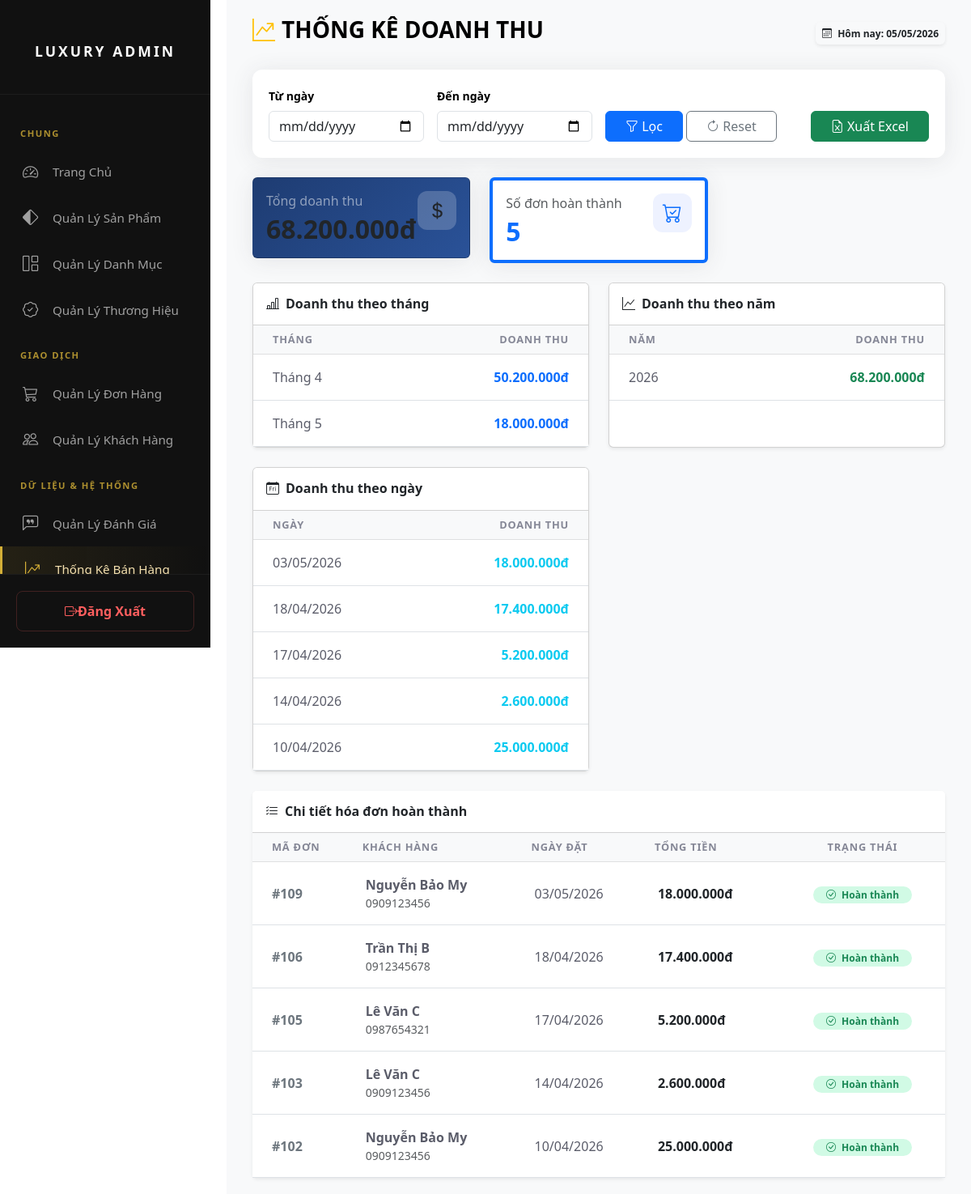
The page /admin/thong_ke_ban_hang.php on the database its author committed.
### tables this page shows
CREATE TABLE `hoadon` (
  `IdHoaDon` int(11) NOT NULL,
  `NgayLap` date NOT NULL,
  `TongTien` decimal(15,2) NOT NULL,
  `id_khachhang` int(11) NOT NULL,
  `HoTenKhachHang` varchar(50) NOT NULL,
  `Email` varchar(100) DEFAULT NULL,
  `DiaChi` varchar(100) DEFAULT NULL,
  `SoDienThoai` varchar(50) DEFAULT NULL,
  `PhuongThucThanhToan` varchar(50) DEFAULT NULL,
  `NgayDat` datetime DEFAULT NULL,
  `TrangThai` varchar(20) DEFAULT NULL
);

### admin/thong_ke_ban_hang.php (the view, shortened to what this page needs)
<?php
include('../php/config.php');
$start_date = $_GET['start_date'] ?? '';
$end_date   = $_GET['end_date'] ?? '';
$status = "Hoàn thành";
$where = "WHERE TrangThai = '$status'";
$sql_total = "SELECT SUM(TongTien) AS total FROM hoadon $where";
$result_total = mysqli_query($conn, $sql_total);
$revenue = mysqli_fetch_assoc($result_total)['total'] ?? 0;
$sql_month = "
SELECT MONTH(NgayDat) AS month, SUM(TongTien) AS revenue
FROM hoadon
WHERE YEAR(NgayDat) = YEAR(CURDATE())
AND TrangThai = '$status'
GROUP BY MONTH(NgayDat)
ORDER BY MONTH(NgayDat)
";
$result_month = mysqli_query($conn, $sql_month);
$sql_year = "
SELECT YEAR(NgayDat) AS year, SUM(TongTien) AS revenue
FROM hoadon
WHERE TrangThai = '$status'
GROUP BY YEAR(NgayDat)
ORDER BY YEAR(NgayDat)
";
$result_year = mysqli_query($conn, $sql_year);
$sql_day = "
SELECT DATE(NgayDat) AS day, SUM(TongTien) AS revenue
FROM hoadon
WHERE TrangThai = '$status'
GROUP BY DATE(NgayDat)
ORDER BY DATE(NgayDat) DESC
";
$result_day = mysqli_query($conn, $sql_day);
$sql_list = "SELECT * FROM hoadon $where ORDER BY NgayDat DESC";
$result_list = mysqli_query($conn, $sql_list);
$total_invoices = mysqli_num_rows($result_list);
?>
<!DOCTYPE html>
<html lang="vi">
<head>
    <link href="https://cdn.jsdelivr.net/npm/bootstrap@5.3.0/dist/css/bootstrap.min.css" rel="stylesheet">
    <link rel="stylesheet" href="https://cdn.jsdelivr.net/npm/bootstrap-icons@1.11.3/font/bootstrap-icons.min.css">
    <link rel="stylesheet" href="../css/thongke.css">
</head>
<body>
<?php include('header.php'); ?>
<div class="main-content">
    <div class="container-fluid">
        <div class="d-flex justify-content-between align-items-center mb-4">
            <h3 class="fw-bold text-uppercase">
                <i class="bi bi-graph-up-arrow me-2 text-warning"></i>Thống kê doanh thu
            </h3>
            <span class="badge bg-light text-dark shadow-sm p-2">
                <i class="bi bi-calendar3 me-1"></i> Hôm nay: <?php echo date('d/m/Y'); ?>
            </span>
        </div>
        <div class="filter-wrapper mb-4">
            <form method="GET" class="row g-3 align-items-end">
                <div class="col-md-3">
                    <label class="form-label small fw-bold">Từ ngày</label>
                    <input type="date" name="start_date" class="form-control" value="<?php echo $start_date; ?>">
                </div>
                <div class="col-md-3">
                    <label class="form-label small fw-bold">Đến ngày</label>
                    <input type="date" name="end_date" class="form-control" value="<?php echo $end_date; ?>">
                </div>
                <div class="col-md-6">
                    <button type="submit" class="btn btn-primary px-4">
                        <i class="bi bi-funnel"></i> Lọc
                    </button>
                    <a href="thong_ke_ban_hang.php" class="btn btn-outline-secondary px-4">
                        <i class="bi bi-arrow-clockwise"></i> Reset
                    </a>
                    <a href="export_excel.php?start_date=<?php echo $start_date; ?>&end_date=<?php echo $end_date; ?>"
                       class="btn btn-success px-4 float-end">
                        <i class="bi bi-file-earmark-excel"></i> Xuất Excel
                    </a>
                </div>
            </form>
        </div>
        <div class="row g-4 mb-4">
            <div class="col-md-6 col-lg-4">
                <div class="card card-stat card-revenue">
                    <div class="card-body">
                        <div class="d-flex justify-content-between">
                            <div>
                                <p class="mb-1 text-white-50">Tổng doanh thu</p>
                                <h2 class="mb-0 fw-bold"><?php echo number_format($revenue,0,',','.'); ?>đ</h2>
                            </div>
                            <div class="icon-box"><i class="bi bi-currency-dollar"></i></div>
                        </div>
                    </div>
                </div>
            </div>
            <div class="col-md-6 col-lg-4">
                <div class="card card-stat border-start border-primary border-4">
                    <div class="card-body">
                        <div class="d-flex justify-content-between">
                            <div>
                                <p class="mb-1 text-muted">Số đơn hoàn thành</p>
                                <h2 class="mb-0 fw-bold text-primary"><?php echo $total_invoices; ?></h2>
                            </div>
                            <div class="icon-box bg-primary-light text-primary"><i class="bi bi-cart-check"></i></div>
                        </div>
                    </div>
                </div>
            </div>
        </div>
        <div class="row g-4">
            <div class="col-lg-6">
                <div class="card shadow-sm h-100">
                    <div class="card-header bg-white py-3">
                        <h6 class="m-0 fw-bold text-dark"><i class="bi bi-bar-chart-line me-2"></i>Doanh thu theo tháng</h6>
                    </div>
                    <div class="card-body p-0">
                        <table class="table table-hover mb-0">
                            <thead class="table-light">
                                <tr>
                                    <th class="ps-4">Tháng</th>
                                    <th class="text-end pe-4">Doanh thu</th>
                                </tr>
                            </thead>
                            <tbody>
                                <?php while($m = mysqli_fetch_assoc($result_month)): ?>
                                <tr>
                                    <td class="ps-4">Tháng <?php echo $m['month']; ?></td>
                                    <td class="text-end pe-4 fw-bold text-primary">
                                        <?php echo number_format($m['revenue'],0,',','.'); ?>đ
                                    </td>
                                </tr>
                                <?php endwhile; ?>
                            </tbody>
                        </table>
                    </div>
                </div>
            </div>
            <div class="col-lg-6">
                <div class="card shadow-sm h-100">
                    <div class="card-header bg-white py-3">
                        <h6 class="m-0 fw-bold text-dark"><i class="bi bi-graph-up me-2"></i>Doanh thu theo năm</h6>
                    </div>
                    <div class="card-body p-0">
                        <table class="table table-hover mb-0">
                            <thead class="table-light">
                                <tr>
                                    <th class="ps-4">Năm</th>
                                    <th class="text-end pe-4">Doanh thu</th>
                                </tr>
                            </thead>
                            <tbody>
                                <?php while($y = mysqli_fetch_assoc($result_year)): ?>
                                <tr>
                                    <td class="ps-4"><?php echo $y['year']; ?></td>
                                    <td class="text-end pe-4 fw-bold text-success">
                                        <?php echo number_format($y['revenue'],0,',','.'); ?>đ
                                    </td>
                                </tr>
                                <?php endwhile; ?>
                            </tbody>
                        </table>
                    </div>
                </div>
            </div>
            <div class="col-lg-6">
                <div class="card shadow-sm h-100">
                    <div class="card-header bg-white py-3">
                        <h6 class="m-0 fw-bold text-dark"><i class="bi bi-calendar-day me-2"></i>Doanh thu theo ngày</h6>
                    </div>
                    <div class="card-body p-0">
                        <table class="table table-hover mb-0">
                            <thead class="table-light">
                                <tr>
                                    <th class="ps-4">Ngày</th>
                                    <th class="text-end pe-4">Doanh thu</th>
                                </tr>
                            </thead>
                            <tbody>
                                <?php while($d = mysqli_fetch_assoc($result_day)): ?>
                                <tr>
                                    <td class="ps-4"><?php echo date('d/m/Y', strtotime($d['day'])); ?></td>
                                    <td class="text-end pe-4 fw-bold text-info">
                                        <?php echo number_format($d['revenue'], 0, ',', '.'); ?>đ
                                    </td>
                                </tr>
                                <?php endwhile; ?>
                            </tbody>
                        </table>
                    </div>
                </div>
            </div>
            <div class="col-12">
                <div class="card shadow-sm border-0">
                    <div class="card-header bg-white py-3">
                        <h6 class="m-0 fw-bold text-dark"><i class="bi bi-list-check me-2"></i>Chi tiết hóa đơn hoàn thành</h6>
                    </div>
                    <div class="card-body p-0">
                        <div class="table-responsive">
                            <table class="table table-hover align-middle mb-0">
                                <thead class="table-light">
                                    <tr>
                                        <th class="ps-4">Mã đơn</th>
                                        <th>Khách hàng</th>
                                        <th>Ngày đặt</th>
                                        <th>Tổng tiền</th>
                                        <th class="text-center">Trạng thái</th>
                                    </tr>
                                </thead>
                                <tbody>
                                    <?php if($total_invoices > 0): ?>
                                        <?php while($row = mysqli_fetch_assoc($result_list)): ?>
                                        <tr>
                                            <td class="ps-4 fw-bold text-secondary">#<?php echo $row['IdHoaDon']; ?></td>
                                            <td>
                                                <div class="fw-bold"><?php echo $row['HoTenKhachHang']; ?></div>
                                                <div class="small text-muted"><?php echo $row['SoDienThoai']; ?></div>
                                            </td>
                                            <td><?php echo date('d/m/Y', strtotime($row['NgayDat'])); ?></td>
                                            <td class="fw-bold text-dark">
                                                <?php echo number_format($row['TongTien'],0,',','.'); ?>đ
                                            </td>
                                            <td class="text-center">
                                                <span class="badge rounded-pill bg-success-light text-success px-3">
                                                    <i class="bi bi-check-circle me-1"></i> Hoàn thành
                                                </span>
                                            </td>
                                        </tr>
                                        <?php endwhile; ?>
                                    <?php else: ?>
                                        <tr>
                                            <td colspan="5" class="text-center py-5 text-muted">Không tìm thấy dữ liệu phù hợp</td>
                                        </tr>
                                    <?php endif; ?>
                                </tbody>
                            </table>
                        </div>
                    </div>
                </div>
            </div>
        </div>
    </div>
</div>
</body>
</html>

### css/thongke.css (style rules this page uses)
* { margin: 0; padding: 0; box-sizing: border-box; }
body { background-color: var(--bg-body); font-family: 'Segoe UI', Tahoma, Geneva, Verdana, sans-serif; color: var(--text-main); }
.main-content { margin-left: 280px; padding: 30px; min-height: 100vh; }
.filter-wrapper { background: #fff; padding: 20px; border-radius: 12px; box-shadow: 0 0.15rem 1.75rem 0 rgba(58, 59, 69, 0.1); }
.card-stat { border: none; border-radius: 12px; box-shadow: 0 0.15rem 1.75rem 0 rgba(58, 59, 69, 0.1); }
.card-revenue { background: linear-gradient(135deg, #1e3c72 0%, #2a5298 100%); color: white; }
.icon-box { width: 48px; height: 48px; border-radius: 12px; display: flex; align-items: center; justify-content: center; font-size: 1.5rem; background: rgba(255, 255, 255, 0.2); }
.bg-primary-light { background-color: #eef2ff; }
.table thead th { font-size: 0.8rem; text-transform: uppercase; letter-spacing: 0.05rem; font-weight: 700; color: #858796; border-top: none; }
.table tbody td { padding: 1rem 0.75rem; color: #5a5c69; }
.bg-success-light { background-color: #d1fae5 !important; color: #065f46 !important; }
.btn { border-radius: 8px; font-weight: 600; }

### css/header.css (style rules this page uses)
:root { --bg-dark: #121212; --bg-sidebar: #1a1a1a; --gold-primary: #d4af37; --gold-light: #f4e0af; --text-gray: #a0a0a0; --transition: all 0.3s cubic-bezier(0.4, 0, 0.2, 1); }
* { margin: 0; padding: 0; box-sizing: border-box; }
body { background-color: var(--bg-body); font-family: 'Segoe UI', Tahoma, Geneva, Verdana, sans-serif; color: var(--text-main); }
.main-content { margin-left: 280px; padding: 20px; min-height: 100vh; background-color: #f8f9fa; flex: 1; }

### rows shown on the page
hoadon: IdHoaDon "109", HoTenKhachHang "Nguyễn Bảo My", SoDienThoai "0909123456", NgayDat "03/05/2026", TongTien "18.000.000"
hoadon: IdHoaDon "106", HoTenKhachHang "Trần Thị B", SoDienThoai "0912345678", NgayDat "18/04/2026", TongTien "17.400.000"
hoadon: IdHoaDon "105", HoTenKhachHang "Lê Văn C", SoDienThoai "0987654321", NgayDat "17/04/2026", TongTien "5.200.000"
hoadon: IdHoaDon "103", HoTenKhachHang "Lê Văn C", SoDienThoai "0909123456", NgayDat "14/04/2026", TongTien "2.600.000"
hoadon: IdHoaDon "102", HoTenKhachHang "Nguyễn Bảo My", SoDienThoai "0909123456", NgayDat "10/04/2026", TongTien "25.000.000"

### other values the page prints
$revenue "68.200.000"
$total_invoices "5"
$m['month'] "4"
$m['revenue'] "50.200.000"
$m['month'] "5"
$m['revenue'] "18.000.000"
$y['year'] "2026"
$y['revenue'] "68.200.000"
date('d/m/Y', strtotime($d['day'])) "03/05/2026"
$d['revenue'] "18.000.000"
date('d/m/Y', strtotime($d['day'])) "18/04/2026"
$d['revenue'] "17.400.000"
date('d/m/Y', strtotime($d['day'])) "17/04/2026"
$d['revenue'] "5.200.000"
date('d/m/Y', strtotime($d['day'])) "14/04/2026"
